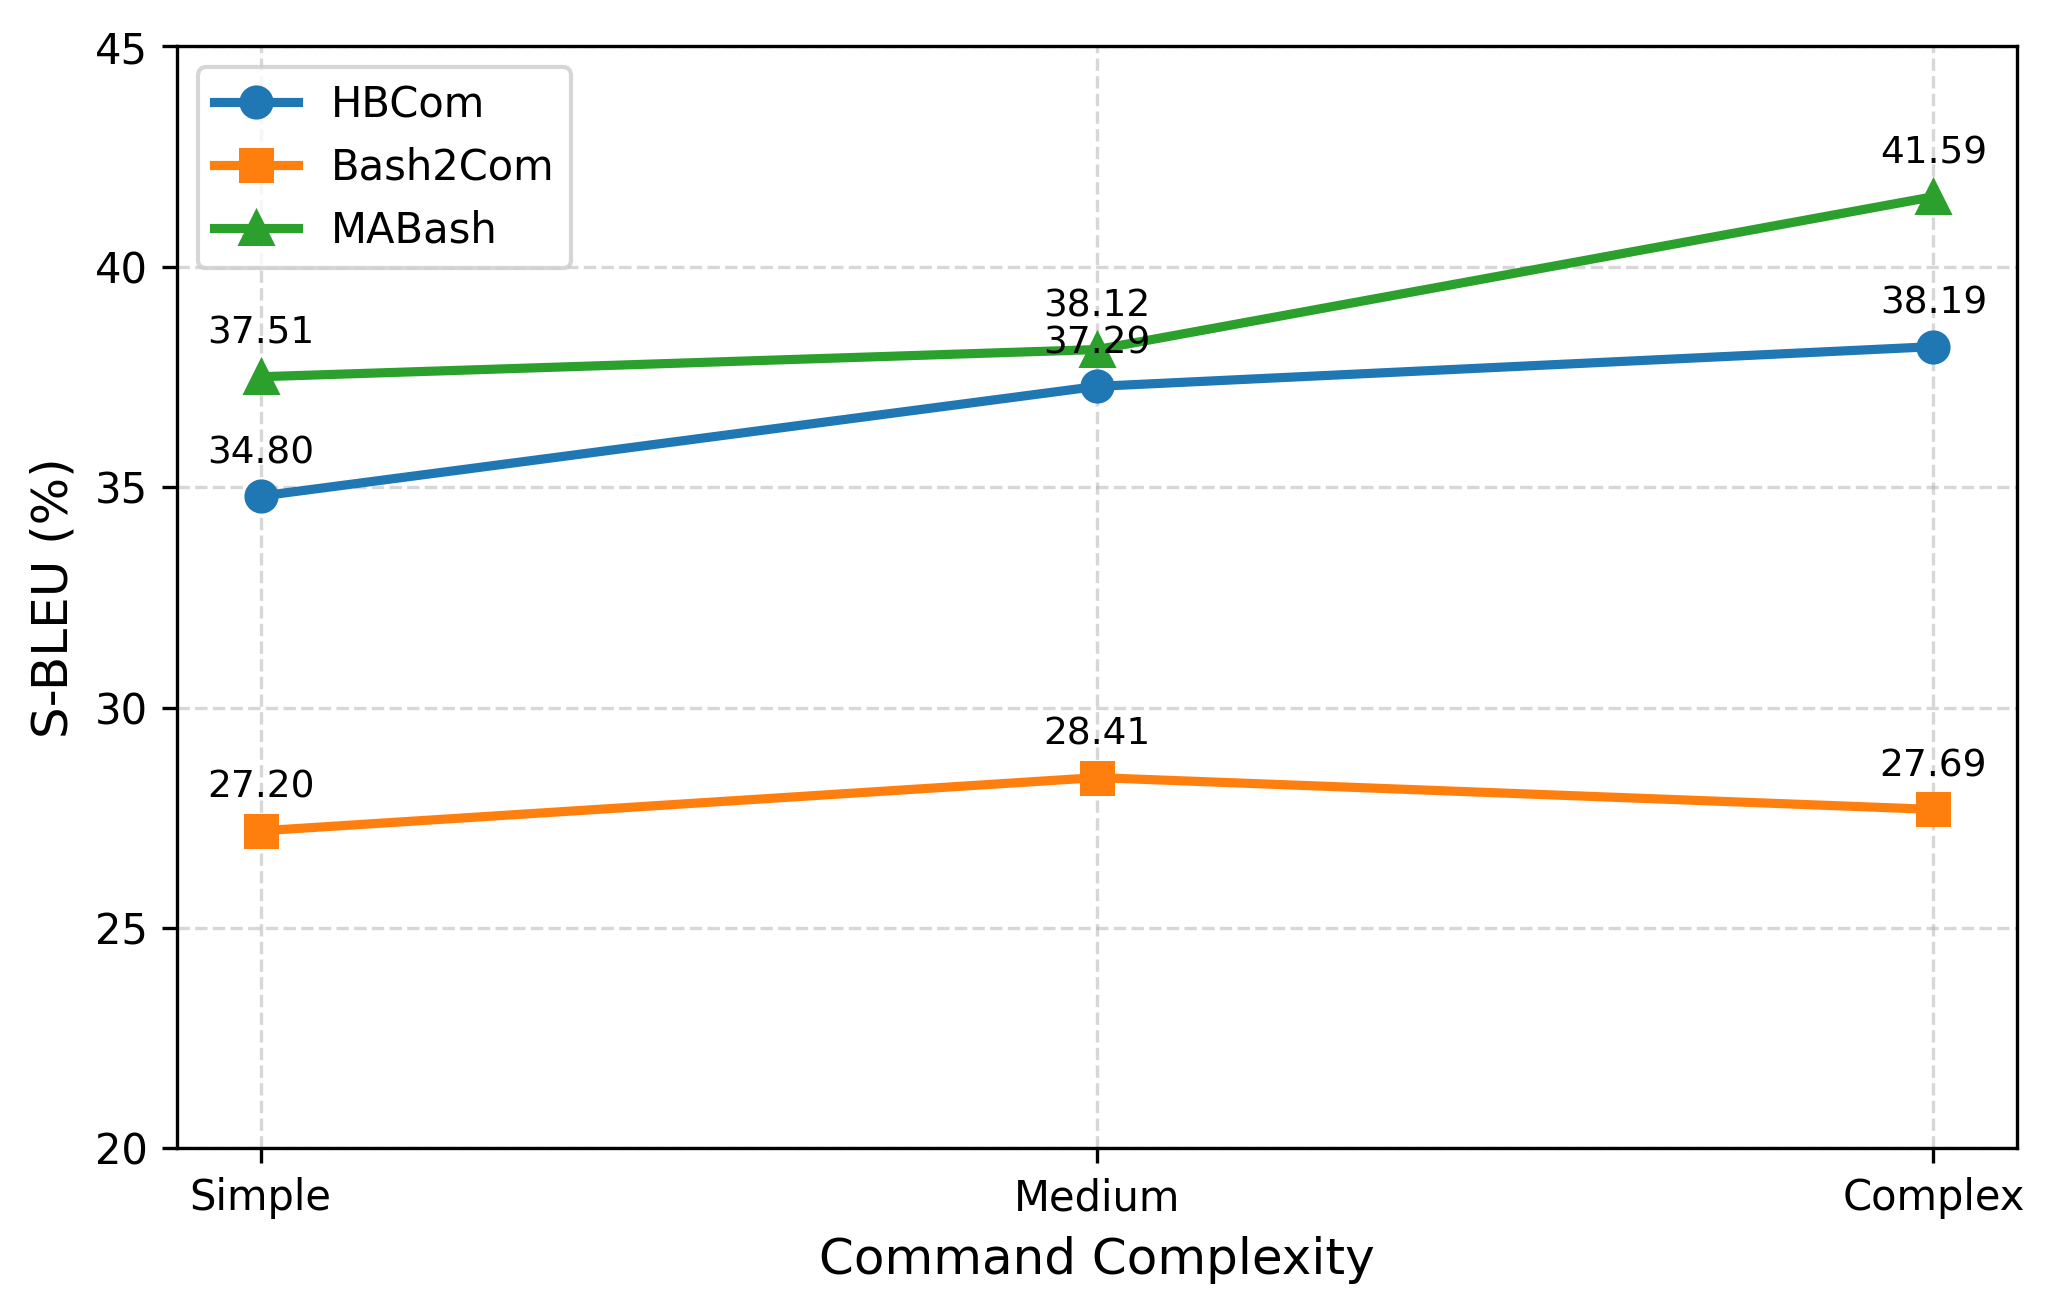

Write Python code to recreate this figure.
import matplotlib.pyplot as plt

# 数据
categories = ["Simple", "Medium", "Complex"]

hbcom = [34.7972,37.2873, 38.1892]
bash2com = [27.2011, 28.4094, 27.6870]
ours = [37.5055,38.1227 , 41.5914]

# 画图
plt.figure(figsize=(7, 4.5))

plt.plot(categories, hbcom, marker='o', linewidth=2.2, markersize=7,
         markeredgewidth=1.2, label="HBCom")
plt.plot(categories, bash2com, marker='s', linewidth=2.2, markersize=7,
         markeredgewidth=1.2, label="Bash2Com")
plt.plot(categories, ours, marker='^', linewidth=2.2, markersize=7,
         markeredgewidth=1.2, label="MABash")

# 数值标注函数
def annotate_values(x, y):
    for xi, yi in zip(x, y):
        plt.annotate(
            f"{yi:.2f}",
            xy=(xi, yi),
            xytext=(0, 6),  # 向上偏移
            textcoords="offset points",
            ha="center",
            va="bottom",
            fontsize=9
        )

# 添加数值标注
annotate_values(categories, hbcom)
annotate_values(categories, bash2com)
annotate_values(categories, ours)

# 坐标轴与标签
plt.ylabel("S-BLEU (%)", fontsize=12)
plt.xlabel("Command Complexity", fontsize=12)
plt.ylim(20, 45)

# 网格（浅色，论文常见）
plt.grid(True, linestyle="--", alpha=0.5)

# 图例
plt.legend(frameon=True, fontsize=10)


# 紧凑布局
plt.tight_layout()

# 保存（矢量友好）
plt.savefig("f6.png", dpi=300, bbox_inches="tight")

plt.show()
